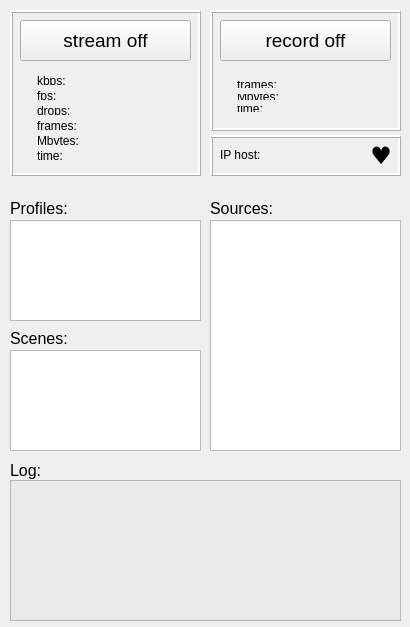
<?xml version="1.0" encoding="UTF-8"?>
<ui version="4.0">
 <class>wMain</class>
 <widget class="QMainWindow" name="wMain">
  <property name="geometry">
   <rect>
    <x>0</x>
    <y>0</y>
    <width>410</width>
    <height>627</height>
   </rect>
  </property>
  <property name="sizePolicy">
   <sizepolicy hsizetype="Fixed" vsizetype="Fixed">
    <horstretch>0</horstretch>
    <verstretch>0</verstretch>
   </sizepolicy>
  </property>
  <property name="windowTitle">
   <string>OBS Remote Control</string>
  </property>
  <widget class="QWidget" name="centralWidget">
   <widget class="QPushButton" name="btnStream">
    <property name="geometry">
     <rect>
      <x>20</x>
      <y>20</y>
      <width>171</width>
      <height>41</height>
     </rect>
    </property>
    <property name="font">
     <font>
      <pointsize>14</pointsize>
     </font>
    </property>
    <property name="text">
     <string>stream off</string>
    </property>
    <property name="checkable">
     <bool>true</bool>
    </property>
    <property name="checked">
     <bool>false</bool>
    </property>
    <property name="flat">
     <bool>false</bool>
    </property>
   </widget>
   <widget class="QPushButton" name="btnRecord">
    <property name="geometry">
     <rect>
      <x>220</x>
      <y>20</y>
      <width>171</width>
      <height>41</height>
     </rect>
    </property>
    <property name="font">
     <font>
      <pointsize>14</pointsize>
     </font>
    </property>
    <property name="text">
     <string>record off</string>
    </property>
    <property name="checkable">
     <bool>true</bool>
    </property>
    <property name="checked">
     <bool>false</bool>
    </property>
    <property name="flat">
     <bool>false</bool>
    </property>
   </widget>
   <widget class="QListWidget" name="lstProfiles">
    <property name="geometry">
     <rect>
      <x>10</x>
      <y>220</y>
      <width>191</width>
      <height>101</height>
     </rect>
    </property>
   </widget>
   <widget class="QListWidget" name="lstScenes">
    <property name="geometry">
     <rect>
      <x>10</x>
      <y>350</y>
      <width>191</width>
      <height>101</height>
     </rect>
    </property>
   </widget>
   <widget class="QListWidget" name="lstSources">
    <property name="geometry">
     <rect>
      <x>210</x>
      <y>220</y>
      <width>191</width>
      <height>231</height>
     </rect>
    </property>
   </widget>
   <widget class="QLabel" name="label">
    <property name="geometry">
     <rect>
      <x>10</x>
      <y>10</y>
      <width>191</width>
      <height>166</height>
     </rect>
    </property>
    <property name="styleSheet">
     <string notr="true">border: 3px;
border-color: rgb(173, 173, 173);
border-style: ridge;</string>
    </property>
    <property name="text">
     <string/>
    </property>
   </widget>
   <widget class="QLabel" name="label_2">
    <property name="geometry">
     <rect>
      <x>210</x>
      <y>10</y>
      <width>191</width>
      <height>121</height>
     </rect>
    </property>
    <property name="styleSheet">
     <string notr="true">border: 3px;
border-color: rgb(173, 173, 173);
border-style: ridge;</string>
    </property>
    <property name="text">
     <string/>
    </property>
   </widget>
   <widget class="QTextEdit" name="txtLog">
    <property name="geometry">
     <rect>
      <x>10</x>
      <y>480</y>
      <width>391</width>
      <height>141</height>
     </rect>
    </property>
    <property name="cursor" stdset="0">
     <cursorShape>IBeamCursor</cursorShape>
    </property>
    <property name="styleSheet">
     <string notr="true">background-color: rgb(234, 234, 234);
</string>
    </property>
    <property name="inputMethodHints">
     <set>Qt::ImhMultiLine</set>
    </property>
    <property name="frameShadow">
     <enum>QFrame::Plain</enum>
    </property>
   </widget>
   <widget class="QLabel" name="lblDrops_2">
    <property name="geometry">
     <rect>
      <x>10</x>
      <y>200</y>
      <width>91</width>
      <height>16</height>
     </rect>
    </property>
    <property name="font">
     <font>
      <pointsize>12</pointsize>
     </font>
    </property>
    <property name="text">
     <string>Profiles:</string>
    </property>
   </widget>
   <widget class="QLabel" name="lblDrops_3">
    <property name="geometry">
     <rect>
      <x>210</x>
      <y>200</y>
      <width>91</width>
      <height>16</height>
     </rect>
    </property>
    <property name="font">
     <font>
      <pointsize>12</pointsize>
     </font>
    </property>
    <property name="text">
     <string>Sources:</string>
    </property>
   </widget>
   <widget class="QLabel" name="lblDrops_4">
    <property name="geometry">
     <rect>
      <x>10</x>
      <y>330</y>
      <width>91</width>
      <height>16</height>
     </rect>
    </property>
    <property name="font">
     <font>
      <pointsize>12</pointsize>
     </font>
    </property>
    <property name="text">
     <string>Scenes:</string>
    </property>
   </widget>
   <widget class="QLabel" name="lblDrops_5">
    <property name="geometry">
     <rect>
      <x>10</x>
      <y>460</y>
      <width>91</width>
      <height>21</height>
     </rect>
    </property>
    <property name="font">
     <font>
      <pointsize>12</pointsize>
     </font>
    </property>
    <property name="text">
     <string>Log:</string>
    </property>
   </widget>
   <widget class="QLabel" name="lblIPhost">
    <property name="geometry">
     <rect>
      <x>220</x>
      <y>145</y>
      <width>151</width>
      <height>20</height>
     </rect>
    </property>
    <property name="text">
     <string>IP host:</string>
    </property>
   </widget>
   <widget class="QLabel" name="label_3">
    <property name="geometry">
     <rect>
      <x>210</x>
      <y>135</y>
      <width>191</width>
      <height>41</height>
     </rect>
    </property>
    <property name="styleSheet">
     <string notr="true">border: 3px;
border-color: rgb(173, 173, 173);
border-style: ridge;</string>
    </property>
    <property name="text">
     <string/>
    </property>
   </widget>
   <widget class="QLabel" name="lblPulse">
    <property name="geometry">
     <rect>
      <x>371</x>
      <y>145</y>
      <width>20</width>
      <height>20</height>
     </rect>
    </property>
    <property name="font">
     <font>
      <family>Arial Black</family>
      <pointsize>18</pointsize>
      <weight>75</weight>
      <bold>true</bold>
     </font>
    </property>
    <property name="text">
     <string>♥</string>
    </property>
    <property name="alignment">
     <set>Qt::AlignCenter</set>
    </property>
   </widget>
   <widget class="QWidget" name="">
    <property name="geometry">
     <rect>
      <x>26</x>
      <y>65</y>
      <width>166</width>
      <height>106</height>
     </rect>
    </property>
    <layout class="QVBoxLayout" name="verticalLayout">
     <item>
      <widget class="QLabel" name="lblKbps">
       <property name="text">
        <string>kbps:</string>
       </property>
      </widget>
     </item>
     <item>
      <widget class="QLabel" name="lblFps">
       <property name="text">
        <string>fps:</string>
       </property>
      </widget>
     </item>
     <item>
      <widget class="QLabel" name="lblDrops">
       <property name="text">
        <string>drops:</string>
       </property>
      </widget>
     </item>
     <item>
      <widget class="QLabel" name="lblFrames">
       <property name="text">
        <string>frames:</string>
       </property>
      </widget>
     </item>
     <item>
      <widget class="QLabel" name="lblBytesStream">
       <property name="text">
        <string>Mbytes:</string>
       </property>
      </widget>
     </item>
     <item>
      <widget class="QLabel" name="lblTimeStream">
       <property name="text">
        <string>time:</string>
       </property>
      </widget>
     </item>
    </layout>
   </widget>
   <widget class="QWidget" name="">
    <property name="geometry">
     <rect>
      <x>226</x>
      <y>70</y>
      <width>166</width>
      <height>53</height>
     </rect>
    </property>
    <layout class="QVBoxLayout" name="verticalLayout_2">
     <item>
      <widget class="QLabel" name="lblFramesRecord">
       <property name="text">
        <string>frames:</string>
       </property>
      </widget>
     </item>
     <item>
      <widget class="QLabel" name="lblBytesRecord">
       <property name="text">
        <string>Mbytes:</string>
       </property>
      </widget>
     </item>
     <item>
      <widget class="QLabel" name="lblTimeRecord">
       <property name="text">
        <string>time:</string>
       </property>
      </widget>
     </item>
    </layout>
   </widget>
   <zorder>label_3</zorder>
   <zorder>label_2</zorder>
   <zorder>label</zorder>
   <zorder>btnStream</zorder>
   <zorder>btnRecord</zorder>
   <zorder>layoutWidget</zorder>
   <zorder>lblDrops_2</zorder>
   <zorder>lblDrops_3</zorder>
   <zorder>lblDrops_4</zorder>
   <zorder>lblDrops_5</zorder>
   <zorder>lstProfiles</zorder>
   <zorder>lstScenes</zorder>
   <zorder>txtLog</zorder>
   <zorder>lstSources</zorder>
   <zorder>lblTimeRecord</zorder>
   <zorder>lblIPhost</zorder>
   <zorder>lblPulse</zorder>
   <zorder>lblFramesRecord</zorder>
   <zorder>lblBytesRecord</zorder>
   <zorder>lblBytesStream</zorder>
  </widget>
 </widget>
 <layoutdefault spacing="6" margin="11"/>
 <resources/>
 <connections/>
</ui>
